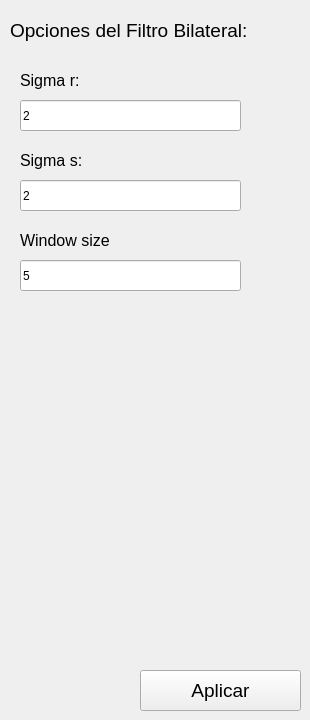
    <widget class="QWidget" name="bilateral_options">
     <widget class="QLabel" name="bilateral_filter_label">
      <property name="geometry">
       <rect>
        <x>10</x>
        <y>10</y>
        <width>271</width>
        <height>41</height>
       </rect>
      </property>
      <property name="font">
       <font>
        <pointsize>14</pointsize>
       </font>
      </property>
      <property name="text">
       <string>Opciones del Filtro Bilateral:</string>
      </property>
     </widget>
     <widget class="QLineEdit" name="window_size_bilateral_filter_input">
      <property name="geometry">
       <rect>
        <x>20</x>
        <y>260</y>
        <width>221</width>
        <height>31</height>
       </rect>
      </property>
      <property name="text">
       <string>5</string>
      </property>
     </widget>
     <widget class="QLineEdit" name="sigma_r_bilateral_filter_input">
      <property name="geometry">
       <rect>
        <x>20</x>
        <y>100</y>
        <width>221</width>
        <height>31</height>
       </rect>
      </property>
      <property name="text">
       <string>2</string>
      </property>
     </widget>
     <widget class="QLabel" name="sigma_s_bilateral_filter_label">
      <property name="geometry">
       <rect>
        <x>20</x>
        <y>140</y>
        <width>181</width>
        <height>41</height>
       </rect>
      </property>
      <property name="font">
       <font>
        <pointsize>12</pointsize>
       </font>
      </property>
      <property name="text">
       <string>Sigma s:</string>
      </property>
     </widget>
     <widget class="QPushButton" name="apply_bilateral_filter_button">
      <property name="geometry">
       <rect>
        <x>140</x>
        <y>670</y>
        <width>161</width>
        <height>41</height>
       </rect>
      </property>
      <property name="font">
       <font>
        <pointsize>14</pointsize>
       </font>
      </property>
      <property name="text">
       <string>Aplicar</string>
      </property>
     </widget>
     <widget class="QLineEdit" name="sigma_s_bilateral_filter_input">
      <property name="geometry">
       <rect>
        <x>20</x>
        <y>180</y>
        <width>221</width>
        <height>31</height>
       </rect>
      </property>
      <property name="text">
       <string>2</string>
      </property>
     </widget>
     <widget class="QLabel" name="window_size_bilateral_filter_label">
      <property name="geometry">
       <rect>
        <x>20</x>
        <y>220</y>
        <width>181</width>
        <height>41</height>
       </rect>
      </property>
      <property name="font">
       <font>
        <pointsize>12</pointsize>
       </font>
      </property>
      <property name="text">
       <string>Window size</string>
      </property>
     </widget>
     <widget class="QLabel" name="sigma_r_bilateral_filter_label">
      <property name="geometry">
       <rect>
        <x>20</x>
        <y>60</y>
        <width>181</width>
        <height>41</height>
       </rect>
      </property>
      <property name="font">
       <font>
        <pointsize>12</pointsize>
       </font>
      </property>
      <property name="text">
       <string>Sigma r:</string>
      </property>
     </widget>
    </widget>
